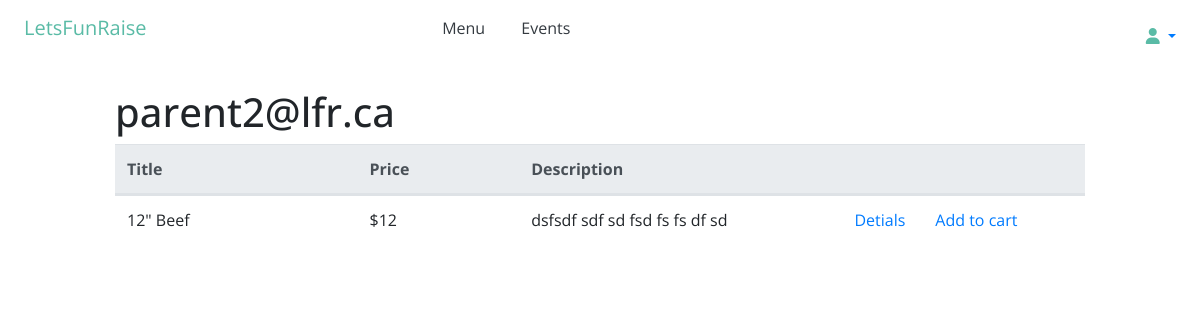
The app's page /menu/ (signed in), older data.
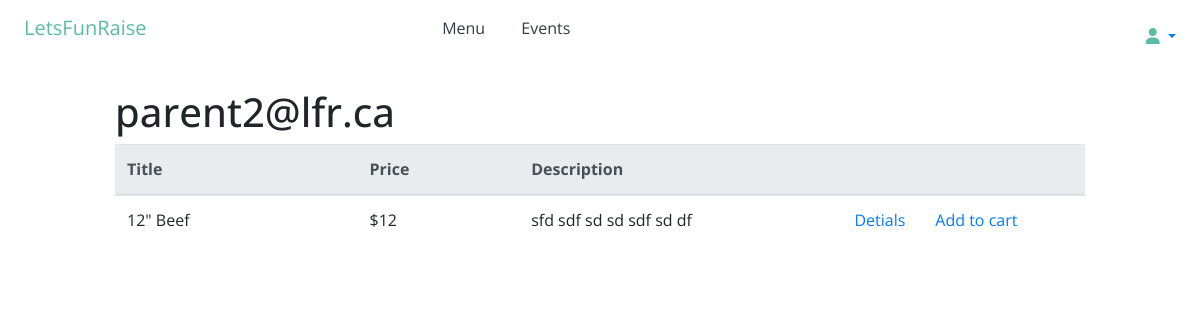
The same page, newer data.
### accounts/models.py (models this page shows, shortened)
class User(AbstractBaseUser):
    email       = models.EmailField(max_length=255, unique=True)
    active      = models.BooleanField(default=True) # can login
    parent      = models.BooleanField(default=False) # parent user
    school      = models.BooleanField(default=False) # school admin user
    vendor      = models.BooleanField(default=False) # vendor user
    staff       = models.BooleanField(default=False) # staff user non superuser
    admin       = models.BooleanField(default=False) # superuser
    timestamp   = models.DateTimeField(auto_now_add=True)
    USERNAME_FIELD = 'email'#username
    REQUIRED_FIELDS = ['parent', 'school', 'vendor' ]
    objects = UserManager()
    def __str__(self):
        return self.email
    @property
    def is_parent(self):
        return self.parent
    @property
    def is_vendor(self):
        return self.vendor
    @property
    def is_active(self):
        return self.active

### vendor/models.py (models this page shows, shortened)
class MenuItem(models.Model): #menuitem_set -> queryset
    user = models.ForeignKey(User, default=1, null=True, on_delete=models.SET_NULL)
    title = models.CharField(max_length=120)
    slug = models.SlugField(unique=True)
    description = models.TextField(null=True, blank=True)
    price = models.IntegerField()
    category = models.CharField(choices=CATEGORY_CHOICES, max_length=1, default='M')
    label = models.CharField(choices=LABEl_CHOICES, max_length=1, default='-')
    def get_absolute_url(self):
        return f"/menu/{self.slug}"
    def get_add_to_cart_url(self):
        return f'/order/add-to-cart/{self.slug}'

### vendor/views.py (the view)
# urls.py: path('', menu_item_list_view, name='menulist'),
def menu_item_list_view(request):
    if request.user.is_vendor:
        qs = MenuItem.objects.filter(user=request.user)
    elif request.user.is_parent:
        qs = MenuItem.objects.all()
    template_name = 'menu/item_list.html'
    context = {'object_list': qs}
    return render(request, template_name, context)

### vendor/templates/menu/item_list.html (shortened to what this page needs)
{% extends 'base.html' %}
{% block content %}
<h1>{{user}}</h1>
<table class="table text-left">
   <thead class="thead-light">
      <tr class='d-flex'>
         <th class="col-3">Title</th>
         <th class="col-2">Price</th>
         <th class="col-4">Description</th>
         <th class="col-1"></th>
         <th class="col-1"></th>
         <th class="col-1"></th>
      </tr>
   </thead>
   {% for object in object_list %}
   <tbody>
      <tr class='d-flex'>
         <td class="col-3">{{ object.title }}</td>
         <td class="col-2">${{ object.price }}</td>
         <td class="col-4">{{ object.description|linebreaks|truncatewords:10 }}</td>
         <td class="col-1"><a  href="{{ object.get_absolute_url }}" role="button">Detials</a> </td>
         {% if request.user.is_vendor %}
         <td class="col-1"><a href="{{ object.get_edit_url }}" role="button">Edit</a></td>
         <td class="col-1"> <a href="{{ object.get_delete_url }}" role="button">Delete</a></td>
         {% else %}
         <td class="col-2"><a href="{{ object.get_add_to_cart_url }}" role="button">Add to cart</a></td>
         {% endif %}
      </tr>
   </tbody>
   {% endfor %}
</table>
{% endblock content %}

### templates/base.html (shortened to what this page needs)
{% load static %}
<!doctype html>
<html lang="en">
<head>
  <link rel="stylesheet" href="https://stackpath.bootstrapcdn.com/bootstrap/4.5.0/css/bootstrap.min.css"
>
  <link href={% static "css/main.css" %} rel="stylesheet">
  <link rel="stylesheet"
    href="https://cdnjs.cloudflare.com/ajax/libs/malihu-custom-scrollbar-plugin/3.1.5/jquery.mCustomScrollbar.min.css">
<body>
  {% if request.user.is_authenticated %}
  {% include 'short_navbar.html' %}
  {% else %}
  {% include 'main_navbar.html' %}
  {% endif %}
  <div class="container-fluid">
    <div class="row">
      <div class="col col-md-10 mx-auto">
        {% block content %}
        {% endblock %}
      </div>
    </div>
  </div>
</body>
</html>

### templates/short_navbar.html (shortened to what this page needs)
<div class="d-flex flex-column flex-md-row p-3 px-md-4 mb-3 bg-white">
    <nav class="my-2 my-lg-0 mr-auto">
        <a class="text-decoration-none" href="/"><h5 class="my-0 mr-lg-auto font-weight-normal text-blue">LetsFunRaise</h5></a>
    </nav>
    <nav class="my-2 my-lg-0 mr-auto">
        <a class="p-3 text-dark" href="/menu/">Menu</a>
        <a class="p-3 text-dark" href="/event/">Events</a>
    </nav>
    <nav class="my-2 my-lg-0 ml-auto">
        <ul class="navbar-nav">
            <li class="nav-item dropdown-submenu pull-left">
                <a class="nav-link dropdown-toggle" href="#" id="navbarDropdown" role="button" data-toggle="dropdown">
                    <i class="fas fa-user"></i>
                </a>
            </li>
        </ul>
    </nav>
</div>

### static/css/main.css (style rules this page uses)
body { font-family: Open Sans, sans-serif; }
.text-blue { color: #5ABBA6; }
.fas { color: #5ABBA6; }

Row changes from the older to the newer data that the page shows:
changed MenuItem "12\" Beef": description "dsfsdf sdf sd fsd fs fs df sd" → "sfd sdf sd sd sdf sd df"
